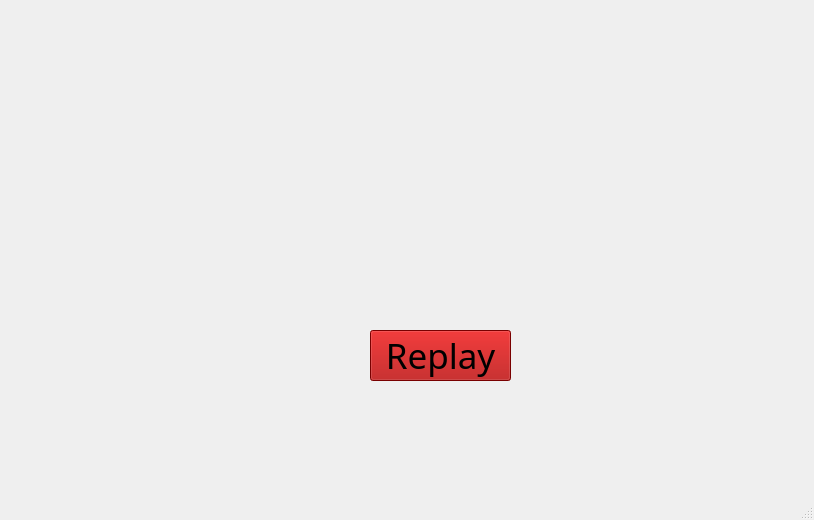
<?xml version="1.0" encoding="UTF-8"?>
<ui version="4.0">
 <class>GameOver</class>
 <widget class="QMainWindow" name="GameOver">
  <property name="geometry">
   <rect>
    <x>0</x>
    <y>0</y>
    <width>814</width>
    <height>520</height>
   </rect>
  </property>
  <property name="windowTitle">
   <string>MainWindow</string>
  </property>
  <widget class="QWidget" name="centralwidget">
   <widget class="QLabel" name="label">
    <property name="geometry">
     <rect>
      <x>0</x>
      <y>0</y>
      <width>841</width>
      <height>561</height>
     </rect>
    </property>
    <property name="text">
     <string/>
    </property>
    <property name="pixmap">
     <pixmap resource="res.qrc">:/Game Over.jpg</pixmap>
    </property>
   </widget>
   <widget class="QPushButton" name="pushButton">
    <property name="geometry">
     <rect>
      <x>370</x>
      <y>330</y>
      <width>141</width>
      <height>51</height>
     </rect>
    </property>
    <property name="font">
     <font>
      <family>MathJax_Typewriter</family>
      <pointsize>26</pointsize>
      <italic>false</italic>
     </font>
    </property>
    <property name="styleSheet">
     <string notr="true">#pushButton{ background-color: rgb(170, 0, 0); }</string>
    </property>
    <property name="text">
     <string>Replay</string>
    </property>
   </widget>
  </widget>
  <widget class="QStatusBar" name="statusbar"/>
 </widget>
 <resources>
  <include location="res.qrc"/>
 </resources>
 <connections/>
</ui>
